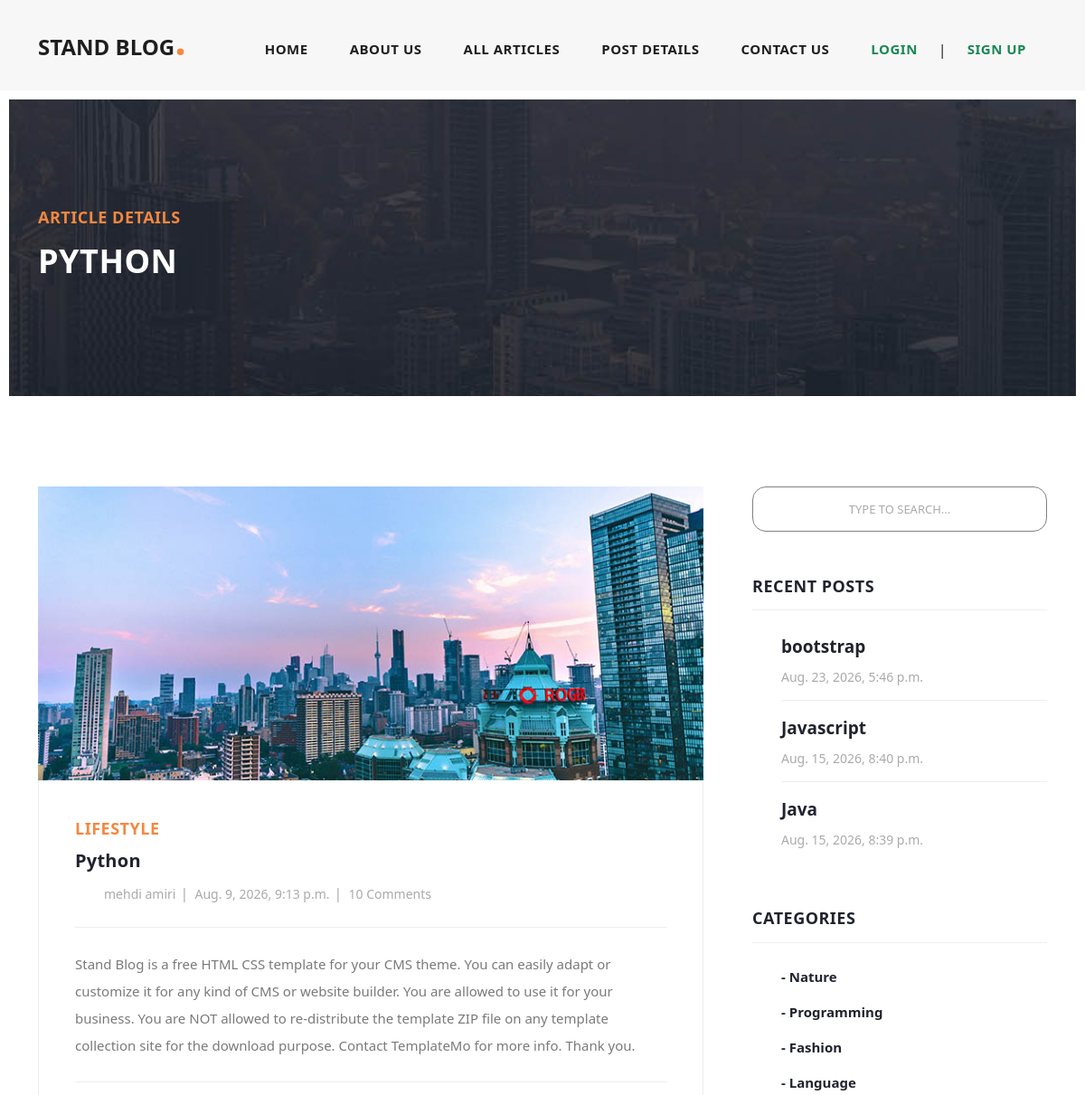
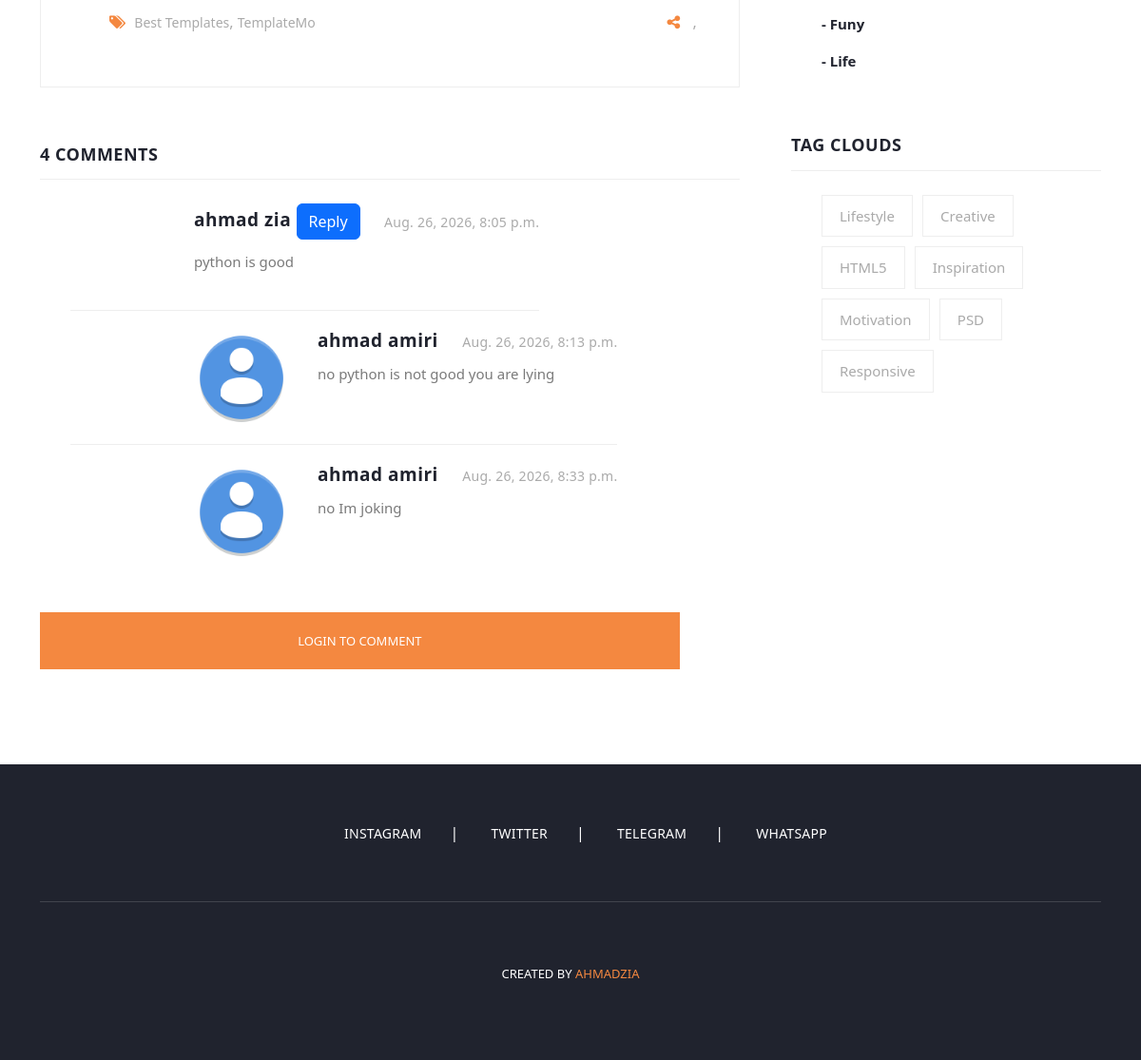
The app's page /articles/detail/python with its own data (2 pictures, top to bottom).
### blog/models.py (models this page shows, shortened)
class Article(models.Model):
    author = models.ForeignKey(User, on_delete=models.CASCADE)
    category = models.ManyToManyField(Category, related_name='articles')
    title = models.CharField(max_length=70)
    body = models.TextField()
    image = models.ImageField(upload_to='images/articles')
    banner = models.ImageField(upload_to='images/banners', blank=True, null=True)
    created = models.DateTimeField(auto_now_add=True)
    updated = models.DateTimeField(auto_now=True)
    status = models.BooleanField(default=True)
    published = models.BooleanField(default=True)
    slug = models.SlugField(blank=True, unique=True)
    def get_absolut_url(self):
        return reverse('blog:article_detail', args=[self.slug])
    class Mets:
        ordering = ('-created',)

class Comment(models.Model):
    article = models.ForeignKey(Article, on_delete=models.CASCADE, related_name='comments')
    user = models.ForeignKey(User, on_delete=models.CASCADE, related_name='comments')
    parent = models.ForeignKey('self', on_delete=models.CASCADE, null=True, blank=True, related_name='replies')
    body = models.TextField()
    created_at = models.DateTimeField(auto_now_add=True)

class Category(models.Model):
    title = models.CharField(max_length=100)
    created = models.DateTimeField(auto_now_add=True)

### blog/views.py (the view)
# urls.py: path('detail/<slug:slug>', views.article_detail, name='article_detail'),
def article_detail(request, slug):
    article = get_object_or_404(Article, slug=slug)
    if request.method == 'POST':
        parent_id = request.POST.get('parent_id')
        body = request.POST.get('body')
        Comment.objects.create(body=body, article=article, user=request.user, parent_id=parent_id)
    return render(request, 'blog/article_details.html', {'article': article})

### context_processors/context_processors.py (called while the page is built)
def recent_articles(request):
    recent_articles = Article.objects.order_by('-created')[:3]
    return {'recent_articles' : recent_articles}

def category(request):
    category = Category.objects.all()
    return {'category' : category}

### blog/templates/blog/article_details.html (shortened to what this page needs)
{% extends 'base.html' %}
{% load static %}
{% load social_share %}
{% block content %}
    <div class="heading-page header-text">
        <section class="page-heading">
            <div class="container">
                <div class="row">
                    <div class="col-lg-12">
                        <div class="text-content">
                            <h4>Article Details</h4>
                            <h2>{{ article.title }}</h2>
                        </div>
                    </div>
                </div>
            </div>
        </section>
    </div>
    <section class="blog-posts grid-system">
        <div class="container">
            <div class="row">
                <div class="col-lg-8">
                    <div class="all-blog-posts">
                        <div class="row">
                            <div class="col-lg-12">
                                <div class="blog-post">
                                    <div class="blog-thumb">
                                        {% if article.banner %}
                                            <img src="{{ article.banner.url }}" alt="">
                                        {% else %}
                                            <img style="width: 700px; max-width: 100%; height: 410px"
                                                 src="{{ article.image.url }}"
                                                 alt="">
                                        {% endif %}
                                    </div>
                                    <div class="down-content">
                                        <span>Lifestyle</span>
                                        <a href=""><h4>{{ article.title }}</h4></a>
                                        <ul class="post-info">
                                            <li><a href="#">{{ article.author.get_full_name }}</a></li>
                                            <li><a href="#">{{ article.created }}</a></li>
                                            <li><a href="#">10 Comments</a></li>
                                        </ul>
                                        <p>{{ article.body }}</p>
                                        <div class="post-options">
                                            <div class="row">
                                                <div class="col-6">
                                                    <ul class="post-tags">
                                                        <li><i class="fa fa-tags"></i></li>
                                                        <li><a href="#">Best Templates</a>,</li>
                                                        <li><a href="#">TemplateMo</a></li>
                                                    </ul>
                                                </div>
                                                <div class="col-6">
                                                    <ul class="post-share">
                                                        <li><i class="fa fa-share-alt"></i></li>
                                                        <li>,</li>
                                                    </ul>
                                                </div>
                                            </div>
                                        </div>
                                    </div>
                                </div>
                            </div>
                            <div class="col-lg-12">
                                <div class="sidebar-item comments">
                                    <div class="sidebar-heading">
                                        <h2>4 comments</h2>
                                    </div>
                                    <div class="content">
                                        <ul>
                                            {% for comment in article.comments.all %}
                                                {% if comment.parent == None %}
                                                    <li>
                                                        <div class="right-content">
                                                            <h4>{% if comment.user.first_name %}
                                                                {{ comment.user.get_full_name }} {% else %}
                                                                {{ comment.user.username }} {% endif %}
                                                                <button onclick="add_reply({{ comment.id }})"
                                                                        class=" btn btn-primary">Reply
                                                                </button>
                                                                <span>{{ comment.created_at }}</span>
                                                            </h4>
                                                            <p>{{ comment.body }}</p>
                                                        </div>
                                                    </li>
                                                    {% for reply in comment.replies.all %}
                                                        <li class="replied">
                                                            <div class="author-thumb">
                                                                <img src="{% if reply.user.profile.image %} {{ reply.user.profile.image.url }}  {% else %} {% static 'images/default_profile.webp' %} {% endif %}"
                                                                     alt="">
                                                            </div>
                                                            <div class="right-content">
                                                                <h4>{% if reply.user.first_name %}
                                                                    {{ reply.user.get_full_name }} {% else %}
                                                                    {{ reply.user.username }} {% endif %}
                                                                    <span>{{ reply.created_at }}</span>
                                                                </h4>
                                                                <p>{{ reply.body }}</p>
                                                            </div>
                                                        </li>
                                                    {% endfor %}
                                                {% endif %}
                                            {% endfor %}
                                        </ul>
                                    </div>
                                </div>
                            </div>
                            {% if request.user.is_authenticated %}
                                <div class="col-lg-12">
                                    <div class="sidebar-item submit-comment">
                                        <div class="sidebar-heading">
                                            <h2 id="comment">Your comment</h2>
                                        </div>
                                        <div class="content">
                                            <form id="comment" action="#" method="post">
                                                {% csrf_token %}
                                                <div class="row">
                                                    <input type="hidden" id="parent_id" name="parent_id" value="">
                                                    <div class="col-lg-12">
                                                        <fieldset>
                                                        <textarea name="body" rows="6" id="body"
                                                                  placeholder="Type your Comment"
                                                                  required=""></textarea>
                                                        </fieldset>
                                                    </div>
                                                    <div class="col-lg-12">
                                                        <fieldset>
                                                            <button type="submit" id="form-submit" class="btn">
                                                                Submit
                                                            </button>
                                                            <button type="button" onclick="remove_reply()" id="cancel_reply"
                                                                    style="display: none" class="btn">
                                                                Cancel Reply
                                                            </button>
                                                        </fieldset>
                                                    </div>
                                                </div>
                                            </form>
                                        </div>
                                    </div>
                                </div>
                            {% else %}
                                <div class="col-lg-11">
                                    <div style="margin-top: 40px" class="main-button">
                                        <a href="{% url 'account:login' %}">Login to Comment</a>
                                    </div>
                                </div>
                            {% endif %}
                        </div>
                    </div>
                </div>
                {% include 'includes/sidebar.html' %}
            </div>
        </div>
    </section>
{% endblock %}

### templates/includes/sidebar.html
{% load static %}
<div class="col-lg-4">
    <div class="sidebar">
        <div class="row">
            <div class="col-lg-12">
                <div class="sidebar-item search">
                    <form id="search_form" name="gs" method="GET" action="{% url 'blog:search_articles' %}">
                        <input value="{{ request.GET.q }}" type="text" name="q" style="border: 1px solid gray; border-radius: 15px; padding: 8px 15px" class="searchText btn" placeholder="type to search..."
                               autocomplete="on">
                    </form>
                </div>
            </div>
            <div class="col-lg-12">
                <div class="sidebar-item recent-posts">
                    <div class="sidebar-heading">
                        <h2>Recent Posts</h2>
                    </div>
                    <div class="content">
                        <ul>
                            {% for article in recent_articles %}
                                <li><a href="{{ article.get_absolut_url }}">
                                <h5>{{ article.title }}</h5>
                                <span>{{ article.created }}</span>
                            {% endfor %}
                        </ul>
                    </div>
                </div>
            </div>
            <div class="col-lg-12">
                <div class="sidebar-item categories">
                    <div class="sidebar-heading">
                        <h2>Categories</h2>
                    </div>
                    <div class="content">
                        <ul>
                            {% for category in category %}
                                <li><a href="{% url 'blog:category_detail' category.id %}">- {{ category.title }}</a></li>
                            {% endfor %}
                        </ul>
                    </div>
                </div>
            </div>
            <div class="col-lg-12">
                <div class="sidebar-item tags">
                    <div class="sidebar-heading">
                        <h2>Tag Clouds</h2>
                    </div>
                    <div class="content">
                        <ul>
                            <li><a href="#">Lifestyle</a></li>
                            <li><a href="#">Creative</a></li>
                            <li><a href="#">HTML5</a></li>
                            <li><a href="#">Inspiration</a></li>
                            <li><a href="#">Motivation</a></li>
                            <li><a href="#">PSD</a></li>
                            <li><a href="#">Responsive</a></li>
                        </ul>
                    </div>
                </div>
            </div>
        </div>
    </div>
</div>

### records on screen
Article: title "PYTHON", banner (picture), title "Python", author.get_full_name "mehdi amiri", created "Aug. 9, 2026, 9:13 p.m.", body "Stand Blog is a free HTML CSS template for your CMS theme. You can easily adapt or customize it for any kind of CMS or website builder. You are allowed to use it for your business. You are NOT allowed to re-distribute the template ZIP file on any template collection site for the download purpose. Contact TemplateMo for more info. Thank you."
Comment: user.get_full_name "ahmad zia", created_at "Aug. 26, 2026, 8:05 p.m.", body "python is good"
Comment: user.get_full_name "ahmad amiri", created_at "Aug. 26, 2026, 8:13 p.m.", body "no python is not good you are lying"
Comment: user.get_full_name "ahmad amiri", created_at "Aug. 26, 2026, 8:33 p.m.", body "no Im joking"
Article: title "bootstrap", created "Aug. 23, 2026, 5:46 p.m."
Article: title "Javascript", created "Aug. 15, 2026, 8:40 p.m."
Article: title "Java", created "Aug. 15, 2026, 8:39 p.m."
Category: title "Nature"
Category: title "Programming"
Category: title "Fashion"
Category: title "Language"
Category: title "Funy"
Category: title "Life"
